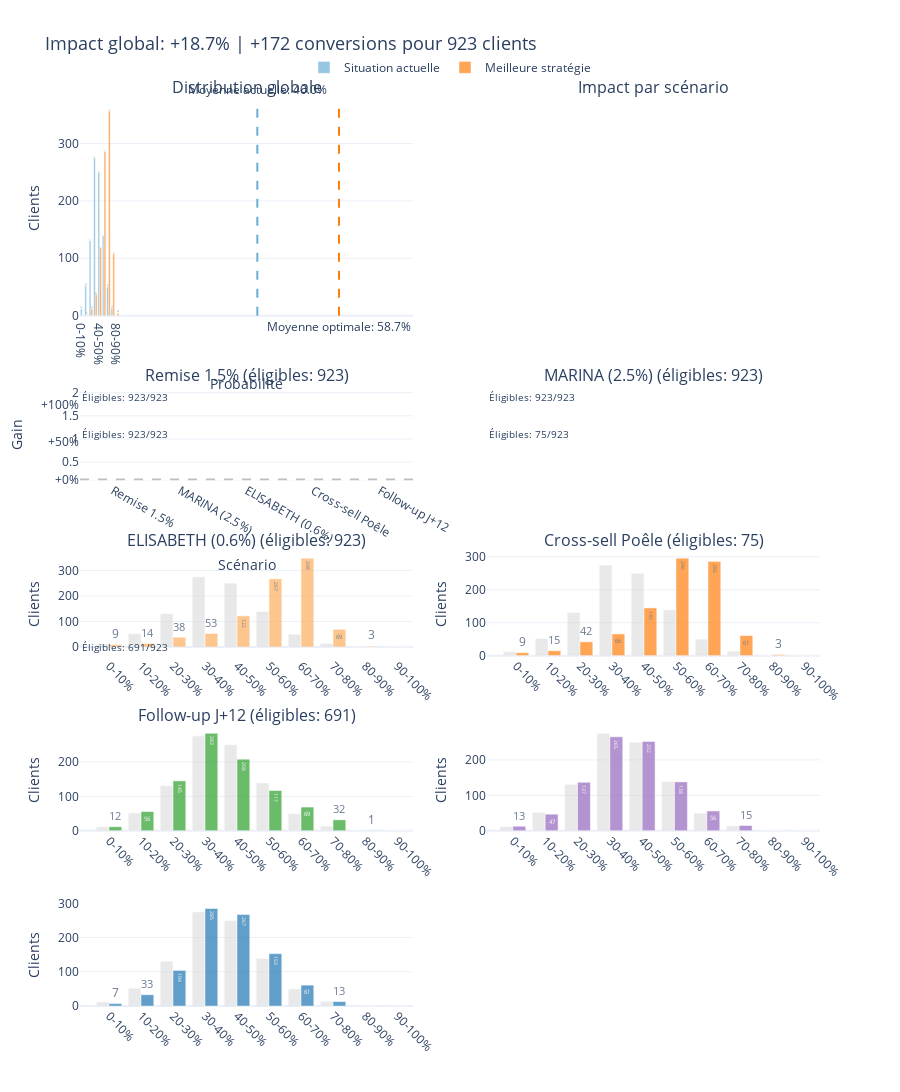
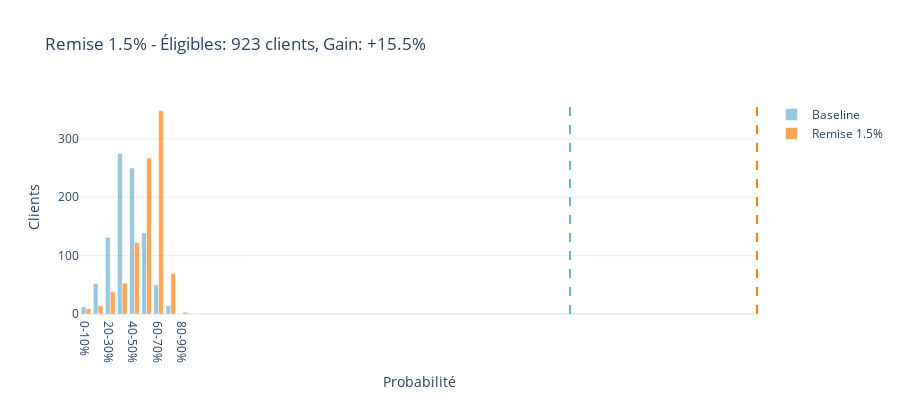

Source (notebook cell) for these figures, in order:
### Code cell
# Show the full dashboard
print("📊 Enhanced Dashboard - All Scenarios")
fig_dashboard = plot_enhanced_dashboard(sim)
fig_dashboard.show()

# Show detailed view of the best scenario (Remise 1.5%)
print("\n📈 Detailed view - Remise 1.5%")
fig_detail = plot_simple_per_scenario(sim, scenario_idx=0)
fig_detail.show()

# Show detailed view of the worst scenario (Version Budget)
print("\n📉 Detailed view - Version Budget")
fig_budget = plot_simple_per_scenario(sim, scenario_idx=5)
fig_budget.show()

### Figure 1 — Plotly figure (JSON) as saved in the notebook; plotly's stock layout.template omitted (floating-point values rounded to 4 significant figures)
{"data": [{"hovertemplate": "Probabilité %{x}<br>Clients: %{y}<extra></extra>", "marker": {"color": "#6baed6"}, "name": "Situation actuelle", "opacity": 0.7, "text": [12.0, 52.0, 131.0, 275.0, 250.0, 139.0, 50.0, 14.0, 0.0, 0.0], "textposition": "auto", "type": "bar", "x": ["0-10%", "10-20%", "20-30%", "30-40%", "40-50%", "50-60%", "60-70%", "70-80%", "80-90%", "90-100%"], "xaxis": "x", "y": [12, 52, 131, 275, 250, 139, 50, 14, 0, 0], "yaxis": "y"}, {"hovertemplate": "Probabilité %{x}<br>Clients: %{y}<extra></extra>", "marker": {"color": "#ff7f0e"}, "name": "Meilleure stratégie", "opacity": 0.7, "text": [0.0, 1.0, 12.0, 37.0, 118.0, 286.0, 357.0, 108.0, 4.0, 0.0], "textposition": "auto", "type": "bar", "x": ["0-10%", "10-20%", "20-30%", "30-40%", "40-50%", "50-60%", "60-70%", "70-80%", "80-90%", "90-100%"], "xaxis": "x", "y": [0, 1, 12, 37, 118, 286, 357, 108, 4, 0], "yaxis": "y"}, {"customdata": ["Remise 1.5%<br>Clients éligibles: 923<br>Gain moyen: +15.5%", "MARINA (2.5%)<br>Clients éligibles: 923<br>Gain moyen: +14.1%", "ELISABETH (0.6%)<br>Clients éligibles: 923<br>Gain moyen: +0.2%", "Cross-sell Poêle<br>Clients éligibles: 75<br>Gain moyen: +3.2%", "Follow-up J+12<br>Clients éligibles: 691<br>Gain moyen: +2.3%"], "hovertemplate": "%{customdata}<extra></extra>", "marker": {"color": ["#fdae61", "#ff7f0e", "#2ca02c", "#9467bd", "#1f77b4"]}, "name": "Gain par scénario", "showlegend": false, "text": ["+15.5%", "+14.1%", "+0.2%", "+3.2%", "+2.3%"], "textposition": "auto", "type": "bar", "x": ["Remise 1.5%", "MARINA (2.5%)", "ELISABETH (0.6%)", "Cross-sell Poêle", "Follow-up J+12"], "xaxis": "x3", "y": [0.1546, 0.1412, 0.002289, 0.03175, 0.02295], "yaxis": "y3"}, {"hovertemplate": "Baseline: %{y} clients<extra></extra>", "marker": {"color": "#d3d3d3"}, "name": "Baseline", "opacity": 0.5, "showlegend": false, "type": "bar", "x": ["0-10%", "10-20%", "20-30%", "30-40%", "40-50%", "50-60%", "60-70%", "70-80%", "80-90%", "90-100%"], "xaxis": "x5", "y": [12, 52, 131, 275, 250, 139, 50, 14, 0, 0], "yaxis": "y5"}, {"hovertemplate": "Remise 1.5%<br>%{y} clients<br>Gain: +15.5%<extra></extra>", "marker": {"color": "#fdae61"}, "name": "Remise 1.5%", "opacity": 0.7, "showlegend": false, "text": [9.0, 14.0, 38.0, 53.0, 122.0, 267.0, 348.0, 69.0, 3.0, 0.0], "textposition": "auto", "type": "bar", "x": ["0-10%", "10-20%", "20-30%", "30-40%", "40-50%", "50-60%", "60-70%", "70-80%", "80-90%", "90-100%"], "xaxis": "x5", "y": [9, 14, 38, 53, 122, 267, 348, 69, 3, 0], "yaxis": "y5"}, {"hovertemplate": "Baseline: %{y} clients<extra></extra>", "marker": {"color": "#d3d3d3"}, "name": "Baseline", "opacity": 0.5, "showlegend": false, "type": "bar", "x": ["0-10%", "10-20%", "20-30%", "30-40%", "40-50%", "50-60%", "60-70%", "70-80%", "80-90%", "90-100%"], "xaxis": "x6", "y": [12, 52, 131, 275, 250, 139, 50, 14, 0, 0], "yaxis": "y6"}, {"hovertemplate": "MARINA (2.5%)<br>%{y} clients<br>Gain: +14.1%<extra></extra>", "marker": {"color": "#ff7f0e"}, "name": "MARINA (2.5%)", "opacity": 0.7, "showlegend": false, "text": [9.0, 15.0, 42.0, 66.0, 145.0, 296.0, 286.0, 61.0, 3.0, 0.0], "textposition": "auto", "type": "bar", "x": ["0-10%", "10-20%", "20-30%", "30-40%", "40-50%", "50-60%", "60-70%", "70-80%", "80-90%", "90-100%"], "xaxis": "x6", "y": [9, 15, 42, 66, 145, 296, 286, 61, 3, 0], "yaxis": "y6"}, {"hovertemplate": "Baseline: %{y} clients<extra></extra>", "marker": {"color": "#d3d3d3"}, "name": "Baseline", "opacity": 0.5, "showlegend": false, "type": "bar", "x": ["0-10%", "10-20%", "20-30%", "30-40%", "40-50%", "50-60%", "60-70%", "70-80%", "80-90%", "90-100%"], "xaxis": "x7", "y": [12, 52, 131, 275, 250, 139, 50, 14, 0, 0], "yaxis": "y7"}, {"hovertemplate": "ELISABETH (0.6%)<br>%{y} clients<br>Gain: +0.2%<extra></extra>", "marker": {"color": "#2ca02c"}, "name": "ELISABETH (0.6%)", "opacity": 0.7, "showlegend": false, "text": [12.0, 56.0, 145.0, 283.0, 208.0, 117.0, 69.0, 32.0, 1.0, 0.0], "textposition": "auto", "type": "bar", "x": ["0-10%", "10-20%", "20-30%", "30-40%", "40-50%", "50-60%", "60-70%", "70-80%", "80-90%", "90-100%"], "xaxis": "x7", "y": [12, 56, 145, 283, 208, 117, 69, 32, 1, 0], "yaxis": "y7"}, {"hovertemplate": "Baseline: %{y} clients<extra></extra>", "marker": {"color": "#d3d3d3"}, "name": "Baseline", "opacity": 0.5, "showlegend": false, "type": "bar", "x": ["0-10%", "10-20%", "20-30%", "30-40%", "40-50%", "50-60%", "60-70%", "70-80%", "80-90%", "90-100%"], "xaxis": "x8", "y": [12, 52, 131, 275, 250, 139, 50, 14, 0, 0], "yaxis": "y8"}, {"hovertemplate": "Cross-sell Poêle<br>%{y} clients<br>Gain: +3.2%<extra></extra>", "marker": {"color": "#9467bd"}, "name": "Cross-sell Poêle", "opacity": 0.7, "showlegend": false, "text": [13.0, 47.0, 137.0, 265.0, 252.0, 138.0, 56.0, 15.0, 0.0, 0.0], "textposition": "auto", "type": "bar", "x": ["0-10%", "10-20%", "20-30%", "30-40%", "40-50%", "50-60%", "60-70%", "70-80%", "80-90%", "90-100%"], "xaxis": "x8", "y": [13, 47, 137, 265, 252, 138, 56, 15, 0, 0], "yaxis": "y8"}, {"hovertemplate": "Baseline: %{y} clients<extra></extra>", "marker": {"color": "#d3d3d3"}, "name": "Baseline", "opacity": 0.5, "showlegend": false, "type": "bar", "x": ["0-10%", "10-20%", "20-30%", "30-40%", "40-50%", "50-60%", "60-70%", "70-80%", "80-90%", "90-100%"], "xaxis": "x9", "y": [12, 52, 131, 275, 250, 139, 50, 14, 0, 0], "yaxis": "y9"}, {"hovertemplate": "Follow-up J+12<br>%{y} clients<br>Gain: +2.3%<extra></extra>", "marker": {"color": "#1f77b4"}, "name": "Follow-up J+12", "opacity": 0.7, "showlegend": false, "text": [7.0, 33.0, 104.0, 285.0, 267.0, 153.0, 61.0, 13.0, 0.0, 0.0], "textposition": "auto", "type": "bar", "x": ["0-10%", "10-20%", "20-30%", "30-40%", "40-50%", "50-60%", "60-70%", "70-80%", "80-90%", "90-100%"], "xaxis": "x9", "y": [7, 33, 104, 285, 267, 153, 61, 13, 0, 0], "yaxis": "y9"}], "layout": {"annotations": [{"font": {"size": 16}, "showarrow": false, "text": "Distribution globale", "x": 0.225, "xanchor": "center", "xref": "paper", "y": 1, "yanchor": "bottom", "yref": "paper"}, {"font": {"size": 16}, "showarrow": false, "text": "Impact par scénario", "x": 0.775, "xanchor": "center", "xref": "paper", "y": 1, "yanchor": "bottom", "yref": "paper"}, {"font": {"size": 16}, "showarrow": false, "text": "Remise 1.5% (éligibles: 923)", "x": 0.225, "xanchor": "center", "xref": "paper", "y": 0.682, "yanchor": "bottom", "yref": "paper"}, {"font": {"size": 16}, "showarrow": false, "text": "MARINA (2.5%) (éligibles: 923)", "x": 0.775, "xanchor": "center", "xref": "paper", "y": 0.682, "yanchor": "bottom", "yref": "paper"}, {"font": {"size": 16}, "showarrow": false, "text": "ELISABETH (0.6%) (éligibles: 923)", "x": 0.225, "xanchor": "center", "xref": "paper", "y": 0.5, "yanchor": "bottom", "yref": "paper"}, {"font": {"size": 16}, "showarrow": false, "text": "Cross-sell Poêle (éligibles: 75)", "x": 0.775, "xanchor": "center", "xref": "paper", "y": 0.5, "yanchor": "bottom", "yref": "paper"}, {"font": {"size": 16}, "showarrow": false, "text": "Follow-up J+12 (éligibles: 691)", "x": 0.225, "xanchor": "center", "xref": "paper", "y": 0.3067, "yanchor": "bottom", "yref": "paper"}, {"showarrow": false, "text": "Moyenne actuelle: 40.0%", "x": 40.01, "xanchor": "center", "xref": "x", "y": 1, "yanchor": "bottom", "yref": "y domain"}, {"showarrow": false, "text": "Moyenne optimale: 58.7%", "x": 58.68, "xanchor": "center", "xref": "x", "y": 0, "yanchor": "top", "yref": "y domain"}, {"font": {"size": 10}, "showarrow": false, "text": "Éligibles: 923/923", "x": 0.5, "xref": "x5", "y": 1.1, "yref": "y3"}, {"font": {"size": 10}, "showarrow": false, "text": "Éligibles: 923/923", "x": 0.5, "xref": "x6", "y": 1.1, "yref": "y3"}, {"font": {"size": 10}, "showarrow": false, "text": "Éligibles: 923/923", "x": 0.5, "xref": "x7", "y": 1.1, "yref": "y4"}, {"font": {"size": 10}, "showarrow": false, "text": "Éligibles: 75/923", "x": 0.5, "xref": "x8", "y": 1.1, "yref": "y4"}, {"font": {"size": 10}, "showarrow": false, "text": "Éligibles: 691/923", "x": 0.5, "xref": "x9", "y": 1.1, "yref": "y5"}], "height": 1150, "hovermode": "x", "legend": {"orientation": "h", "x": 0.5, "xanchor": "center", "y": 1.02, "yanchor": "bottom"}, "shapes": [{"line": {"color": "#6baed6", "dash": "dash"}, "type": "line", "x0": 40.01, "x1": 40.01, "xref": "x", "y0": 0, "y1": 1, "yref": "y domain"}, {"line": {"color": "#ff7f0e", "dash": "dash"}, "type": "line", "x0": 58.68, "x1": 58.68, "xref": "x", "y0": 0, "y1": 1, "yref": "y domain"}, {"line": {"color": "gray", "dash": "dash"}, "opacity": 0.5, "type": "line", "x0": 0, "x1": 1, "xref": "x3 domain", "y0": 0, "y1": 0, "yref": "y3"}], "showlegend": true, "title": {"font": {"size": 18}, "text": "Impact global: +18.7% | +172 conversions pour 923 clients"}, "xaxis": {"anchor": "y", "domain": [0, 0.45], "title": {"text": "Probabilité"}}, "xaxis10": {"anchor": "y10", "domain": [0.55, 1]}, "xaxis2": {"anchor": "y2", "domain": [0.55, 1]}, "xaxis3": {"anchor": "y3", "domain": [0, 0.45], "title": {"text": "Scénario"}}, "xaxis4": {"anchor": "y4", "domain": [0.55, 1]}, "xaxis5": {"anchor": "y5", "domain": [0, 0.45], "tickangle": 45, "title": {"text": ""}}, "xaxis6": {"anchor": "y6", "domain": [0.55, 1], "tickangle": 45, "title": {"text": ""}}, "xaxis7": {"anchor": "y7", "domain": [0, 0.45], "tickangle": 45, "title": {"text": ""}}, "xaxis8": {"anchor": "y8", "domain": [0.55, 1], "tickangle": 45, "title": {"text": ""}}, "xaxis9": {"anchor": "y9", "domain": [0, 0.45], "tickangle": 45, "title": {"text": ""}}, "yaxis": {"anchor": "x", "domain": [0.762, 1], "title": {"text": "Clients"}}, "yaxis10": {"anchor": "x10", "domain": [0, 0.1133]}, "yaxis2": {"anchor": "x2", "domain": [0.762, 1]}, "yaxis3": {"anchor": "x3", "domain": [0.58, 0.682], "tickformat": "+.0%", "title": {"text": "Gain"}}, "yaxis4": {"anchor": "x4", "domain": [0.58, 0.682]}, "yaxis5": {"anchor": "x5", "domain": [0.3867, 0.5], "title": {"text": "Clients"}}, "yaxis6": {"anchor": "x6", "domain": [0.3867, 0.5], "title": {"text": "Clients"}}, "yaxis7": {"anchor": "x7", "domain": [0.1933, 0.3067], "title": {"text": "Clients"}}, "yaxis8": {"anchor": "x8", "domain": [0.1933, 0.3067], "title": {"text": "Clients"}}, "yaxis9": {"anchor": "x9", "domain": [0, 0.1133], "title": {"text": "Clients"}}}}

### Figure 2 — Plotly figure (JSON) as saved in the notebook; plotly's stock layout.template omitted (floating-point values rounded to 4 significant figures)
{"data": [{"marker": {"color": "#6baed6"}, "name": "Baseline", "opacity": 0.7, "type": "bar", "x": ["0-10%", "10-20%", "20-30%", "30-40%", "40-50%", "50-60%", "60-70%", "70-80%", "80-90%", "90-100%"], "y": [12, 52, 131, 275, 250, 139, 50, 14, 0, 0]}, {"marker": {"color": "#ff7f0e"}, "name": "Remise 1.5%", "opacity": 0.7, "type": "bar", "x": ["0-10%", "10-20%", "20-30%", "30-40%", "40-50%", "50-60%", "60-70%", "70-80%", "80-90%", "90-100%"], "y": [9, 14, 38, 53, 122, 267, 348, 69, 3, 0]}], "layout": {"height": 400, "shapes": [{"line": {"color": "#6baed6", "dash": "dash"}, "type": "line", "x0": 40.01, "x1": 40.01, "xref": "x", "y0": 0, "y1": 1, "yref": "y domain"}, {"line": {"color": "#ff7f0e", "dash": "dash"}, "type": "line", "x0": 55.47, "x1": 55.47, "xref": "x", "y0": 0, "y1": 1, "yref": "y domain"}], "title": {"text": "Remise 1.5% - Éligibles: 923 clients, Gain: +15.5%"}, "xaxis": {"title": {"text": "Probabilité"}}, "yaxis": {"title": {"text": "Clients"}}}}
